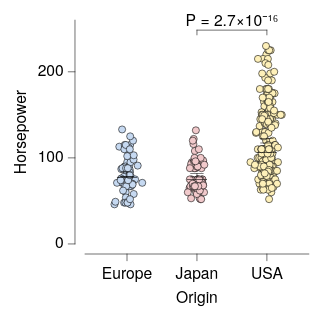

Write a Vega-Lite specification for this figure.
### Vega-Lite specification from a JSON file in a GitHub repository (floating-point values rounded to 4 significant figures; data arrays with more than 128 entries replaced by an {"elided": "..."} marker saying what was removed)
{"background": null, "config": {"arc": {"fill": "#DBDBDB", "fillOpacity": 1.0, "innerRadius": 25.0, "padAngle": 0.03, "stroke": "black", "strokeOpacity": 1, "strokeWidth": 0.25}, "area": {"fill": "#DBDBDB", "fillOpacity": 1.0, "stroke": "black", "strokeOpacity": 1, "strokeWidth": 0.25}, "axis": {"domain": true, "domainCap": "round", "domainColor": "black", "domainWidth": 0.25, "grid": false, "gridCap": "round", "gridColor": "#F1F1F1", "gridDash": [0, 0], "gridOpacity": 1.0, "gridWidth": 0.25, "labelColor": "black", "labelFont": "Helvetica Neue", "labelFontSize": 7, "labelFontStyle": "normal", "labelFontWeight": 400, "offset": 4.5, "ticks": true, "tickCap": "round", "tickColor": "black", "tickRound": false, "tickSize": 3, "tickWidth": 0.25, "titleColor": "black", "titleFont": "Helvetica Neue", "titleFontSize": 7, "titleFontStyle": "normal", "titleFontWeight": 400}, "axisX": {"domain": true, "labelAlign": "center", "labelAngle": 0, "labels": true, "ticks": true, "translate": 0}, "axisY": {"domain": true, "labelAlign": "right", "labelAngle": 0, "labels": true, "ticks": true, "translate": 0}, "axisRight": {"domain": true, "labelAlign": "left", "labelAngle": 0, "labels": true, "ticks": true, "translate": 0}, "axisTop": {"domain": true, "labelAlign": "center", "labelAngle": 0, "labels": true, "ticks": true, "translate": 0}, "axisBand": {"tickOffset": 0}, "bar": {"fill": "#DBDBDB", "fillOpacity": 1.0, "stroke": "black", "strokeOpacity": 1, "strokeWidth": 0.25}, "boxplot": {"size": 9.0, "ticks": {"cornerRadius": 0.25, "fill": "black", "size": 4.5, "thickness": 0.25}, "box": {"fillOpacity": 1.0, "stroke": "black", "strokeOpacity": 1, "strokeWidth": 0.25}, "median": {"fill": "black", "fillOpacity": 1.0, "size": 9.0, "thickness": 0.25}, "rule": {"fill": "black", "fillOpacity": 1.0, "size": 10.0, "stroke": "black", "strokeDash": [0, 0], "strokeOpacity": 1, "strokeWidth": 0.25}, "outliers": {"color": "black", "fill": "black", "fillOpacity": 1.0, "size": 0, "stroke": "black", "strokeOpacity": 1, "strokeWidth": 0.25}}, "circle": {"fill": "black", "fillOpacity": 1.0, "size": 0.5, "stroke": null, "strokeOpacity": 1, "strokeWidth": 0.25}, "errorband": {"band": {"fillOpacity": 0.6, "stroke": null, "strokeWidth": 0.25, "strokeOpacity": 1}, "borders": {"opacity": 0, "strokeOpacity": 0.25, "strokeWidth": 1}}, "errorbar": {"opacity": 1, "rule": {"strokeDash": [0, 0], "strokeWidth": 0.25}, "ticks": {"color": "black", "cornerRadius": 0.125, "opacity": 1, "size": 6.0, "thickness": 0.25}, "thickness": 0.25}, "font": "Helvetica Neue", "geoshape": {"fill": "#DBDBDB", "fillOpacity": 1.0, "stroke": "black", "strokeOpacity": 1, "strokeWidth": 0.25}, "header": {"labelColor": "black", "labelFont": "Helvetica Neue", "labelFontSize": 7, "labelFontStyle": "normal", "labelFontWeight": 400, "titleColor": "black", "titleFont": "Helvetica Neue", "titleFontSize": 7, "titleFontStyle": "normal", "titleFontWeight": 400, "titlePadding": 0}, "legend": {"disable": false, "offset": 4.5, "titlePadding": 4, "labelOffset": 2, "gradientLabelOffset": 2, "gradientLength": 50.0, "gradientThickness": 5.0, "gradientOpacity": 1.0, "gradientStrokeColor": "black", "gradientStrokeWidth": 0.25, "labelColor": "black", "labelFont": "Helvetica Neue", "labelFontSize": 7, "labelFontStyle": "normal", "labelFontWeight": 400, "strokeColor": "black", "strokeWidth": 0, "symbolSize": 42, "symbolStrokeColor": "black", "symbolStrokeWidth": 0.25, "titleColor": "black", "titleFont": "Helvetica Neue", "titleFontSize": 7, "titleFontStyle": "normal", "titleFontWeight": 400}, "line": {"color": "black", "stroke": "black", "strokeCap": "round", "strokeDash": [0, 0], "strokeOpacity": 1, "strokeWidth": 0.375}, "point": {"filled": true, "fill": "#DBDBDB", "fillOpacity": 1.0, "size": 5.0, "stroke": "black", "strokeOpacity": 1, "strokeWidth": 0.25}, "range": {"category": ["#C6D9F1", "#F1C9CB", "#FEF0B9", "#CEE37A", "#7AA8E0", "#E589A3", "#FDDD5D", "#68B961", "#4177B1", "#C35082", "#E5C227", "#438156"], "diverging": {"scheme": ["#C35082", "#CE6D94", "#D989A7", "#E2A4BA", "#EABFCE", "#F1DBE2", "#F6F6F6", "#D7E0EB", "#B9CBE0", "#9BB6D5", "#7DA1C9", "#5F8CBD", "#4177B1"]}, "heatmap": {"scheme": ["#130010", "#27022E", "#370453", "#3D1E76", "#3A3B92", "#2E57AA", "#1374BA", "#1A90BE", "#20ABC1", "#27C6C1", "#48DEB3", "#91EE9F"]}, "ordinal": {"scheme": ["#F1F1F1", "#DBDBDB", "#C6C6C6", "#B2B2B2", "#9D9D9D", "#898989", "#767676", "#636363", "#515151", "#404040", "#2F2F2F", "#1F1F1F"]}, "ramp": {"scheme": ["#130010", "#27022E", "#370453", "#3D1E76", "#3A3B92", "#2E57AA", "#1374BA", "#1A90BE", "#20ABC1", "#27C6C1", "#48DEB3", "#91EE9F"]}}, "rule": {"color": "black", "stroke": "black", "strokeCap": "round", "strokeDash": [2, 2], "strokeOpacity": 1, "strokeWidth": 0.25}, "scale": {"bandPaddingInner": 0.1, "bandPaddingOuter": 0.1, "round": false}, "rect": {"fill": "#DBDBDB", "fillOpacity": 1.0, "stroke": "black", "strokeOpacity": 1, "strokeWidth": 0.25}, "square": {"fill": "#DBDBDB", "fillOpacity": 1.0, "size": 10.0, "stroke": "black", "strokeOpacity": 1, "strokeWidth": 0.25}, "text": {"color": "black", "font": "Helvetica Neue", "fontSize": 7, "fontStyle": "normal", "fontWeight": 400}, "title": {"anchor": "middle", "frame": "group", "color": "black", "font": "Helvetica Neue", "fontSize": 7, "fontStyle": "normal", "fontWeight": 400, "subtitleColor": "black", "subtitleFont": "Helvetica Neue", "subtitleFontSize": "Helvetica Neue", "subtitleFontStyle": "normal", "subtitleFontWeight": 400}, "view": {"continuousWidth": 100, "continuousHeight": 100, "discreteWidth": 100, "discreteHeight": 100, "fill": null, "stroke": null, "strokeWidth": 0.25}}, "layer": [{"data": {"name": "data-53eecb024a78fdc2be808dcfdc3af7a2"}, "mark": {"type": "circle", "opacity": 1.0, "size": 10.0, "stroke": "black", "strokeOpacity": 1, "strokeWidth": 0.25}, "encoding": {"color": {"field": "Origin", "legend": null, "sort": ["Europe", "Japan", "USA"], "title": null, "type": "nominal"}, "x": {"axis": {}, "field": "Origin", "sort": ["Europe", "Japan", "USA"], "title": "Origin", "type": "nominal"}, "xOffset": {"field": "jitter_x", "scale": {"domain": [-7.33, 7.33], "range": [5.17, 19.83]}, "type": "quantitative"}, "y": {"field": "Horsepower", "title": "Horsepower", "type": "quantitative"}}}, {"data": {"name": "data-6c4882663eaca411296217af4f5e04f9"}, "mark": {"type": "errorbar"}, "encoding": {"x": {"axis": {}, "field": "Origin", "sort": ["Europe", "Japan", "USA"], "title": "Origin", "type": "nominal"}, "y": {"field": "__mean", "title": "Horsepower", "type": "quantitative"}, "yError": {"field": "__error"}}}, {"data": {"name": "data-53eecb024a78fdc2be808dcfdc3af7a2"}, "mark": {"type": "boxplot", "box": {"fillOpacity": 0, "strokeOpacity": 0}, "outliers": {"opacity": 0}, "rule": {"strokeOpacity": 0}, "ticks": false}, "encoding": {"x": {"axis": {}, "field": "Origin", "sort": ["Europe", "Japan", "USA"], "title": "Origin", "type": "nominal"}, "y": {"field": "Horsepower", "title": "Horsepower", "type": "quantitative"}}}, {"layer": [{"layer": [{"data": {"values": [{"x": "USA", "x2": "Japan", "y": 248.4, "__dysonsphere__": 1}]}, "mark": {"type": "rule", "strokeCap": "round", "strokeDash": [0, 0], "strokeWidth": 0.25}, "encoding": {"x": {"field": "x", "type": "nominal"}, "x2": {"field": "x2"}, "y": {"field": "y", "type": "quantitative"}}}, {"data": {"values": [{"x": "USA", "y": 248.4, "y2": 242.9, "__dysonsphere__": 1}]}, "mark": {"type": "rule", "strokeCap": "round", "strokeDash": [0, 0], "strokeWidth": 0.25}, "encoding": {"x": {"field": "x", "type": "nominal"}, "y": {"field": "y", "type": "quantitative"}, "y2": {"field": "y2"}}}, {"data": {"values": [{"x": "Japan", "y": 248.4, "y2": 242.9, "__dysonsphere__": 1}]}, "mark": {"type": "rule", "strokeCap": "round", "strokeDash": [0, 0], "strokeWidth": 0.25}, "encoding": {"x": {"field": "x", "type": "nominal"}, "y": {"field": "y", "type": "quantitative"}, "y2": {"field": "y2"}}}, {"data": {"values": [{"y": 248.4, "label": "P = 2.7×10⁻¹⁶", "__dysonsphere__": 1}]}, "mark": {"type": "text", "align": "center", "dy": -4, "fontSize": 7}, "encoding": {"text": {"field": "label", "type": "nominal"}, "x": {"value": 65.62}, "y": {"field": "y", "type": "quantitative"}}}]}], "name": "__dysonsphere_906c71d739e1552c_7"}], "$schema": "https://vega.github.io/schema/vega-lite/v6.4.1.json", "datasets": {"data-53eecb024a78fdc2be808dcfdc3af7a2": {"elided": "400 records"}, "data-6c4882663eaca411296217af4f5e04f9": [{"Origin": "USA", "__mean": 119.9, "__error": 2.529, "__dysonsphere__": 1}, {"Origin": "Europe", "__mean": 81.0, "__error": 2.47, "__dysonsphere__": 1}, {"Origin": "Japan", "__mean": 79.84, "__error": 2.005, "__dysonsphere__": 1}]}}
